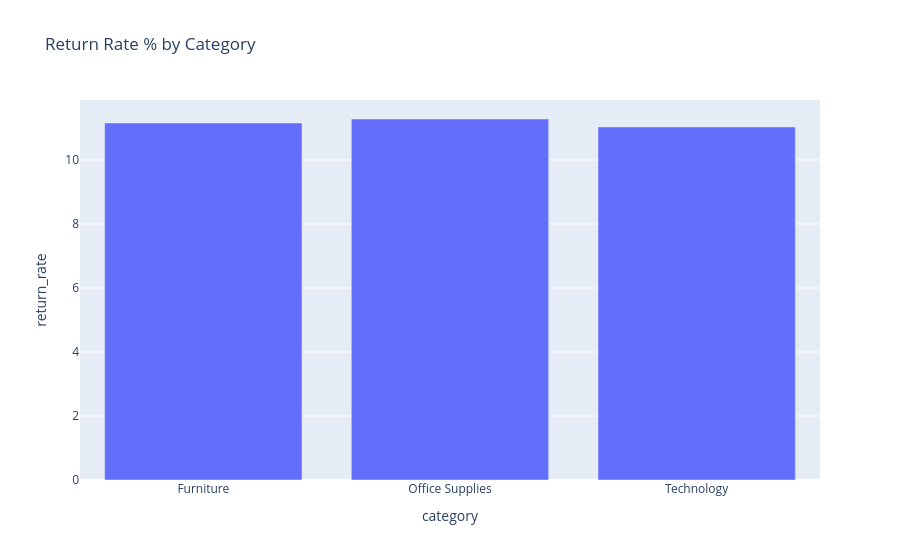

The cell this chart's notebook holds for it:
### Code cell
# Return Analysis 

return_by_category = orders.groupby('category').agg(
    return_rate=('is_returned', 'mean'),
    total_sales=('sales', 'sum')
).reset_index()
return_by_category['return_rate'] *= 100

fig = px.bar(return_by_category, x='category', y='return_rate', 
             title='Return Rate % by Category')
fig.show()

### Figure 1 — Plotly figure (JSON) as saved in the notebook; plotly's stock layout.template omitted (floating-point values rounded to 4 significant figures)
{"data": [{"hovertemplate": "category=%{x}<br>return_rate=%{y}<extra></extra>", "legendgroup": "", "marker": {"color": "#636efa", "pattern": {"shape": ""}}, "name": "", "orientation": "v", "showlegend": false, "textposition": "auto", "type": "bar", "x": ["Furniture", "Office Supplies", "Technology"], "xaxis": "x", "y": [11.16, 11.28, 11.03], "yaxis": "y"}], "layout": {"barmode": "relative", "legend": {"tracegroupgap": 0}, "title": {"text": "Return Rate % by Category"}, "xaxis": {"anchor": "y", "domain": [0, 1], "title": {"text": "category"}}, "yaxis": {"anchor": "x", "domain": [0, 1], "title": {"text": "return_rate"}}}}
